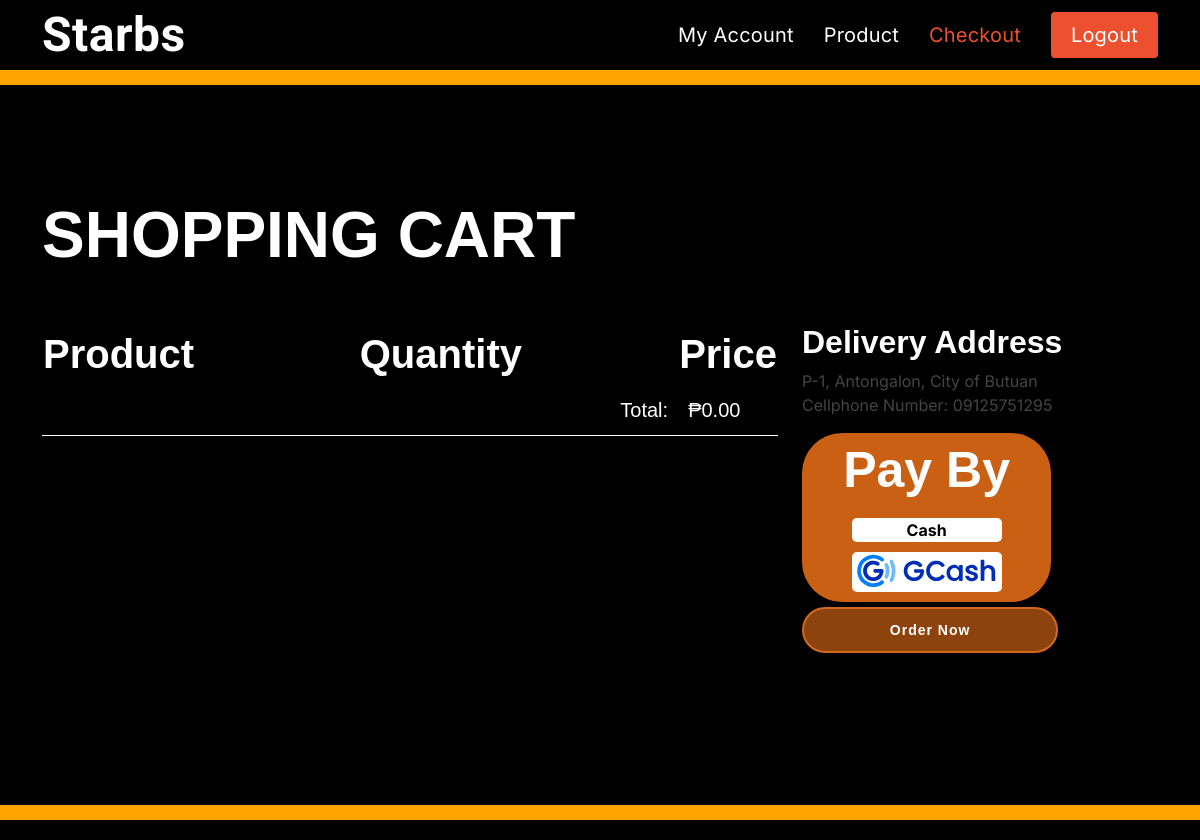
Page /checkout (signed in) on the earlier database version.
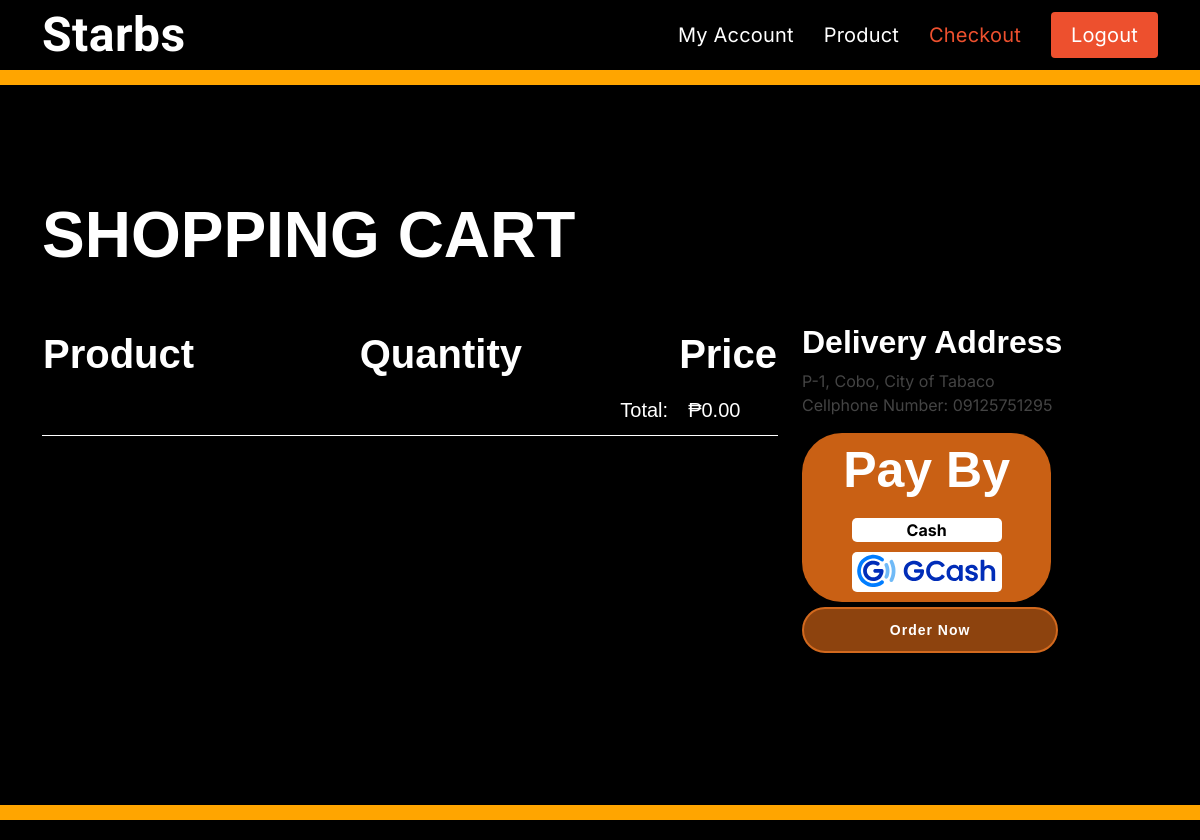
Same page on the later database version.
### server.py (models this page shows, shortened)
class User(db.Model):
    id = db.Column(db.Integer, primary_key=True)
    fullname = db.Column(db.String(60), nullable=False)
    email = db.Column(db.String(120), unique=True, nullable=False)
    password = db.Column(db.String(60), nullable=False)
    gender = db.Column(db.String(60), nullable=False)
    phoneNumber = db.Column(db.String(60), nullable=True)
    city = db.Column(db.String(60), nullable=True)
    streetOrHouseNumber = db.Column(db.String(60), nullable=True)
    province = db.Column(db.String(60), nullable=True)
    barangay = db.Column(db.String(60), nullable=True)
    create_at = db.Column(db.DateTime, nullable=False, default=datetime.utcnow)
    update_at = db.Column(db.DateTime, nullable=False, default=datetime.utcnow)
    is_admin = db.Column(db.Boolean, default=False)

### server.py (the view)
@app.route('/checkout', methods=['GET'])
@login_required
def checkout():
    user_id = session['id']
    user_data = User.query.filter_by(id=user_id).first()
    cart_items = CartItem.query.filter(and_(CartItem.user_id == user_id, CartItem.paid == 0, CartItem.recipt == 0)).all()
    return render_template('cart.html', userDatas=user_data, cartData=cart_items)

### server.py (called while the page is built)
def login_required(f):
    @wraps(f)
    def decorated_function(*args, **kwargs):
        if 'logged_in' not in session:
            return redirect('/login')
        return f(*args, **kwargs)
    return decorated_function

### templates/cart.html (shortened to what this page needs)
{% extends "master.html" %}
{% block body %}
<section class="full-height-section" style="background-color: black">
  <div class="container" data-aos="fade-up">
    <div class="section-title">
      <p style="color:white; font-size: 64px; font-family: Arial; font-weight: bold;">Shopping Cart</p>
    </div>
    <div class="row">
      <div class="col-lg-8">
        <table id="cartTable">
          <thead>
            <tr>
              <th>Product</th>
              <th>Quantity</th>
              <th colspan="2">Price</th>
            </tr>
          </thead>
          <tbody>
            <tr class="total-row">
              <td colspan="2" style="text-align: right;">Total: </td>
              <td id="totalPrice">₱{{ total_price }}</td>
            </tr>
          </tbody>
        </table>
      </div>
      <div class="col-lg-4">
        <h2 style="color:white;  font-family: Arial; font-weight: bold;">Delivery Address</h2>
        <p>{{ userDatas.streetOrHouseNumber }}, {{ userDatas.barangay }}, {{ userDatas.city }}<br>Cellphone Number: <span>{{ userDatas.phoneNumber }}</span></p>
        <div class="payment-box">
          <div class="payment-heading">Pay By</div>
          <div class="payment-options">
            <div id="cashPayment" class="payment-option"
            onmouseover="this.style.backgroundColor='green'; this.style.color='white'"
            onmouseout="this.style.backgroundColor='white'; this.style.color='black'"
            onclick="togglePayment('gcashPayment', 'cashPayment', 'Cash')"
            style="display: inline-block; color: black"
            >
            Cash
          </div>
<div id="gcashPayment" class="payment-option" style="height: 40px; display: block; color: black; background-image: url('{{ url_for('static', filename='assets/img/gcash-logo-vector.svg')}}'); background-size: cover; background-repeat: no-repeat; background-position: center;"
    onmouseover="this.style.backgroundColor='blue'; "
    onmouseout="this.style.backgroundColor='white';"
    onclick="togglePayment('cashPayment', 'gcashPayment', 'Gcash')"
>
</div>
    </div>
  </div>
  <a href="#" id="ordernow" onclick="orderNow()" class="btn-get-starteds animate__animated animate__fadeInUp scrollto" style="margin-top: 5px; display: block ; width: 72% ; text-align: center;" >Order Now</a>
</div>
</div>
</div>
</section>
{% endblock %}

Differences in the rows shown:
changed User: barangay "Antongalon" → "Cobo"; city "City of Butuan" → "City of Tabaco"
